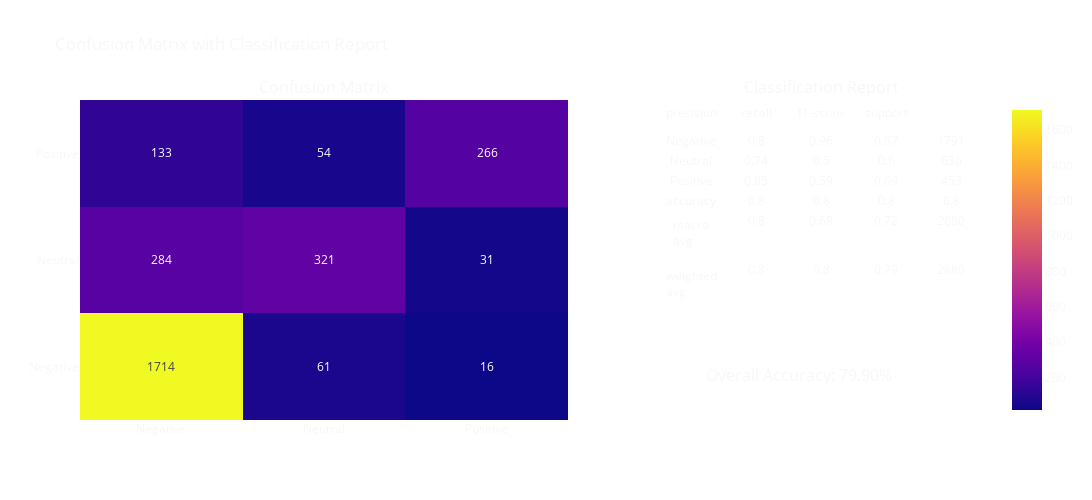

Notebook code cell kept with this figure:
### Markdown cell above
Less accuracy does not make this of interest to pursuit, might revisit in the future. 

### Multinomial Regression

### Code cell
# Only getting Trinary labels
X = vectorizer.fit_transform(tweets['text'])
y = tweets['airline_sentiment']

# Split data
X_train, X_test, y_train, y_test = train_test_split(X, y, test_size=0.2, random_state=42)

# Train model
model = LogisticRegression(multi_class = "multinomial", solver = "lbfgs", random_state = 42, max_iter=20000)
model.fit(X_train, y_train)

# Predict and evaluate
y_pred = model.predict(X_test)
#print("Accuracy:", accuracy_score(y_test, predictions))
#print(classification_report(y_test, predictions))

# Evaluate the model
cm = confusion_matrix(y_test, y_pred)
plot_confusion_matrix_with_classification_report(cm, ["Negative", "Neutral", "Positive"], y_test, y_pred)

### Figure 1 — Plotly figure (JSON) as saved in the notebook; plotly's stock layout.template omitted (floating-point values rounded to 4 significant figures)
{"data": [{"showscale": true, "text": [[1714, 61, 16], [284, 321, 31], [133, 54, 266]], "textfont": {"size": 12}, "texttemplate": "%{text}", "type": "heatmap", "x": ["Negative", "Neutral", "Positive"], "xaxis": "x", "y": ["Negative", "Neutral", "Positive"], "yaxis": "y", "z": [[1714, 61, 16], [284, 321, 31], [133, 54, 266]]}, {"cells": {"fill": {"color": "rgba(0,0,0,0)"}, "values": [["Negative", "Neutral", "Positive", "accuracy", "macro avg", "weighted avg"], [0.8, 0.74, 0.85, 0.8, 0.8, 0.8], [0.96, 0.5, 0.59, 0.8, 0.68, 0.8], [0.87, 0.6, 0.69, 0.8, 0.72, 0.79], [1791, 636, 453, 0.8, 2880, 2880]]}, "domain": {"x": [0.64, 1], "y": [0, 1]}, "header": {"fill": {"color": "rgba(0,0,0,0)"}, "values": ["precision", "recall", "f1-score", "support"]}, "type": "table"}], "layout": {"annotations": [{"font": {"size": 16}, "showarrow": false, "text": "Confusion Matrix", "x": 0.27, "xanchor": "center", "xref": "paper", "y": 1, "yanchor": "bottom", "yref": "paper"}, {"font": {"size": 16}, "showarrow": false, "text": "Classification Report", "x": 0.82, "xanchor": "center", "xref": "paper", "y": 1, "yanchor": "bottom", "yref": "paper"}, {"font": {"color": "rgba(247, 247, 247, 1)", "size": 16}, "showarrow": false, "text": "Overall Accuracy: 79.90%", "x": 0.9, "xref": "paper", "y": 0.1, "yref": "paper"}], "font": {"color": "rgba(247, 247, 247, 1)"}, "height": 500, "paper_bgcolor": "rgba(0,0,0,0)", "title": {"text": "Confusion Matrix with Classification Report"}, "width": 1200, "xaxis": {"anchor": "y", "domain": [0, 0.54]}, "yaxis": {"anchor": "x", "domain": [0, 1]}}}
